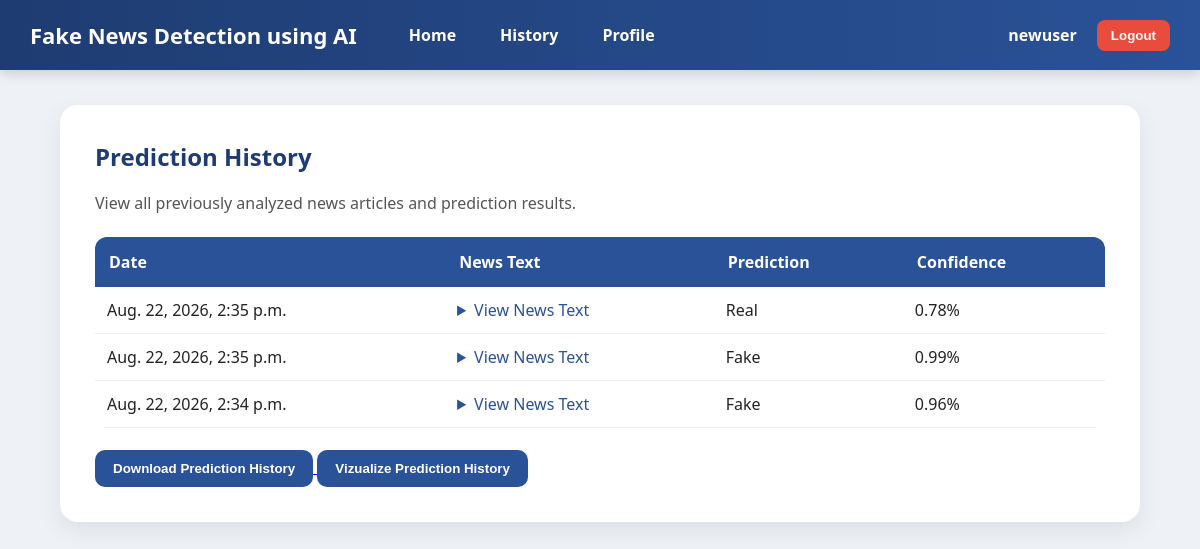
Screenshot of /history/ (signed in) with the database file from the repository.
### detector/models.py (models this page shows, shortened)
class NewsAnalysis(models.Model):
    user = models.ForeignKey(User, on_delete=models.CASCADE)
    input_text = models.TextField()
    prediction_result = models.CharField(max_length=20)
    confidence_score = models.FloatField()
    analysis_date = models.DateTimeField(auto_now_add=True)
    model = models.ForeignKey(MLModel, on_delete=models.CASCADE, null=True)

### detector/views.py (the view)
# urls.py: path("history/", views.history, name="history"),
@login_required
def history(request):
    data = NewsAnalysis.objects.filter(
        user=request.user
    ).order_by("-analysis_date")
    return render(request, "history.html", {
        "predictions": data
    })

### templates/history.html (shortened to what this page needs)
{% extends "site_base.html" %}
{% block content %}
<h2>Prediction History</h2>
<p style="color:#555; margin-bottom:20px;">
View all previously analyzed news articles and prediction results.
</p>
{% if predictions %}
<table>
    <tr>
        <th>Date</th>
        <th>News Text</th>
        <th>Prediction</th>
        <th>Confidence</th>
    </tr>
    {% for item in predictions %}
    <tr>
        <td>{{ item.analysis_date }}</td>
        <td>
            <details>
                <summary style="cursor:pointer; color:#2a5298;">
                    View News Text
                </summary>
            </details>
        </td>
        <td>
            {% if item.prediction_result == "Real" %}
                 Real
            {% else %}
                 Fake
            {% endif %}
        </td>
        <td>{{ item.confidence_score|floatformat:2 }}%</td>
    </tr>
    {% endfor %}
</table>
<br>
<a href="{% url 'export_history' %}">
    <button class="primary">Download Prediction History</button>
</a>
<a href="{% url 'history_chart' %}">
    <button class="primary">Vizualize Prediction History</button>
</a>
{% else %}
<div class="error">
    No prediction history available.
</div>
{% endif %}
{% endblock %}

### templates/site_base.html (shortened to what this page needs)
<!DOCTYPE html>
<html>
<head>
</head>
<body>
<nav>
<div style="display:flex; align-items:center; gap:20px; flex-wrap:wrap; width:100%;">
    <div style="font-size:22px; font-weight:700; color:white; margin-right:20px;">
        Fake News Detection using AI
    </div>
    {% if user.is_authenticated %}
        <a href="{% url 'home' %}">Home</a>
        <a href="{% url 'history' %}">History</a>
        <a href="{% url 'profile' %}">Profile</a>
        <div style="margin-left:auto; color:white; font-weight:600;">
            {{ user.username }}
        </div>
        <form action="{% url 'logout' %}" method="post">
            <button type="submit">Logout</button>
        </form>
    {% else %}
    <div style="margin-left:auto;"></div>
    {% if request.path == "/" %}
        <a href="{% url 'login' %}">Login</a>
        <a href="{% url 'register' %}">Register</a>
    {% endif %}
{% endif %}
</div>
</nav>
<div class="container">
{% block content %}
{% endblock %}
</div>
</body>
</html>

### templates/site_base.html (style rules this page uses)
* { margin:0; padding:0; box-sizing:border-box; }
body { font-family: 'Segoe UI', Arial, sans-serif; background:#eef2f7; color:#222; }
nav { background:linear-gradient(90deg,#1e3c72,#2a5298); padding:16px 30px; display:flex; align-items:center; gap:15px; flex-wrap:wrap; box-shadow:0 4px 12px rgba(0,0,0,0.15); }
nav a { color:white; text-decoration:none; font-weight:600; padding:8px 12px; border-radius:8px; transition:0.3s; }
nav form { display:inline; }
nav button { background:#e74c3c; color:white; border:none; padding:8px 14px; border-radius:8px; cursor:pointer; font-weight:600; }
.container { width:90%; max-width:1100px; margin:35px auto; background:white; padding:35px; border-radius:18px; box-shadow:0 8px 24px rgba(0,0,0,0.08); }
h1,h2,h3 { margin-bottom:18px; color:#1e3c72; }
p { margin-bottom:12px; line-height:1.6; }
button.primary { background:#2a5298; color:white; border:none; padding:11px 18px; border-radius:10px; cursor:pointer; font-weight:600; transition:0.3s; }
table { width:100%; border-collapse:collapse; margin-top:15px; overflow:hidden; border-radius:12px; }
th { background:#2a5298; color:white; padding:14px; text-align:left; }
td { padding:12px; border-bottom:1px solid #eee; }

### rows the page displays
NewsAnalysis: analysis_date "Aug. 22, 2026, 2:35 p.m.", prediction_result "Real", confidence_score "0.78"
NewsAnalysis: analysis_date "Aug. 22, 2026, 2:35 p.m.", prediction_result "Fake", confidence_score "0.99"
NewsAnalysis: analysis_date "Aug. 22, 2026, 2:34 p.m.", prediction_result "Fake", confidence_score "0.96"

### other values shown
{{ user.username }} "newuser"
